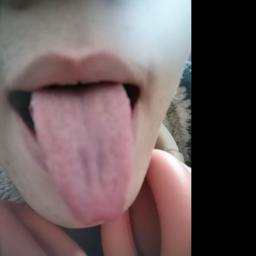
#> input picture result/orininal.jpg, 256 x 256 px
$ python color_correction.py
#> lines starting #> are read from the running program, lines starting #| are printed output that depends on the picture
import cv2
import numpy as np
import math


def gamma_trans(img, gamma):  # gamma函数处理
    gamma_table = [np.power(x / 255.0, gamma) * 255.0 for x in range(256)]  # 建立映射表
    gamma_table = np.round(np.array(gamma_table)).astype(np.uint8)  # 颜色值为整数
    return cv2.LUT(img, gamma_table)  # 图片颜色查表。另外可以根据光强（颜色）均匀化原则设计自适应算法。


def nothing(x):
    pass


if __name__ == "__main__":
    file_path = r"../result/orininal.jpg"
    img_gray = cv2.imread(file_path, 0)  # 灰度图读取，用于计算gamma值
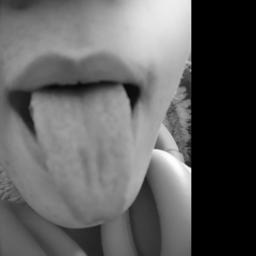
#> img_gray: shape (256, 256); min 0, max 255, mean 94.6
    img = cv2.imread(file_path)  # 原图读取
#> img is the input picture: shape (256, 256, 3); mean B, G, R 91, 89.6, 105.6

    mean = np.mean(img_gray)
#> mean = 94.56
    gamma_val = math.log10(0.5) / math.log10(mean / 255)  # 公式计算gamma
#> gamma_val = 0.699

    image_gamma_correct = gamma_trans(img, gamma_val)  # gamma变换
#> in gamma_trans, `gamma_table = [np.power(x / 255.0, gamma) * 255.0 for x in range(256)]`: gamma_table = 256 values from 0 to 255
#> in gamma_trans, `return cv2.LUT(img, gamma_table)`:
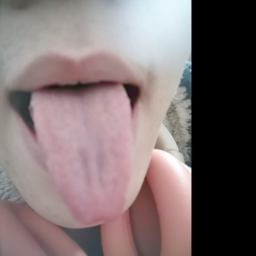
#> returned value: shape (256, 256, 3); mean of channels 0, 1, 2 111.7, 110.5, 124.8; drawn as B, G, R

    # print(mean,np.mean(image_gamma_correct))
    cv2.imwrite(r'result\test.jpg', img)
    # cv2.imshow('image_raw', img)
    # cv2.imshow('image_gamma', image_gamma_correct)
    # cv2.waitKey(0)
